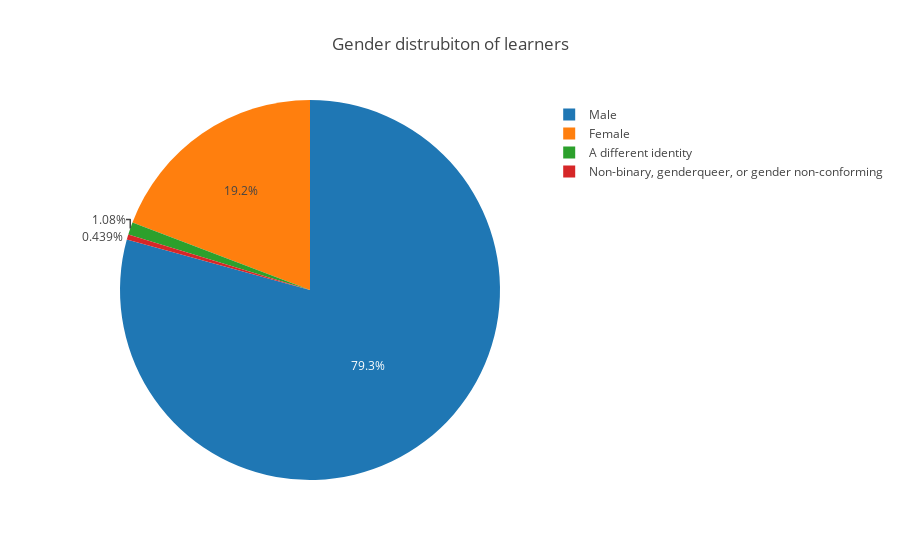

Notebook source saved alongside this figure:
### Markdown cell above
First thing first, let's see which countries has the most learners, check their age and the gender distribution amongst them.

### Code cell
sexe = learners['GenderSelect'].value_counts()
labels = (np.array(sexe.index))
proportions = (np.array((sexe / sexe.sum())*100))

trace = go.Pie(labels=labels, values=proportions,
              hoverinfo='lbal+percent')
layout = go.Layout(
    title='Gender distrubiton of learners'
)

data_trace = [trace]
fig = go.Figure(data=data_trace, layout=layout)
py.iplot(fig, filename="Career_Switcher")

### Figure 1 — Plotly figure (JSON) as saved in the notebook; plotly's stock layout.template omitted (floating-point values rounded to 4 significant figures)
{"data": [{"hoverinfo": "lbal+percent", "labels": ["Male", "Female", "A different identity", "Non-binary, genderqueer, or gender non-conforming"], "type": "pie", "values": [79.27, 19.21, 1.079, 0.4391]}], "layout": {"title": "Gender distrubiton of learners"}}
